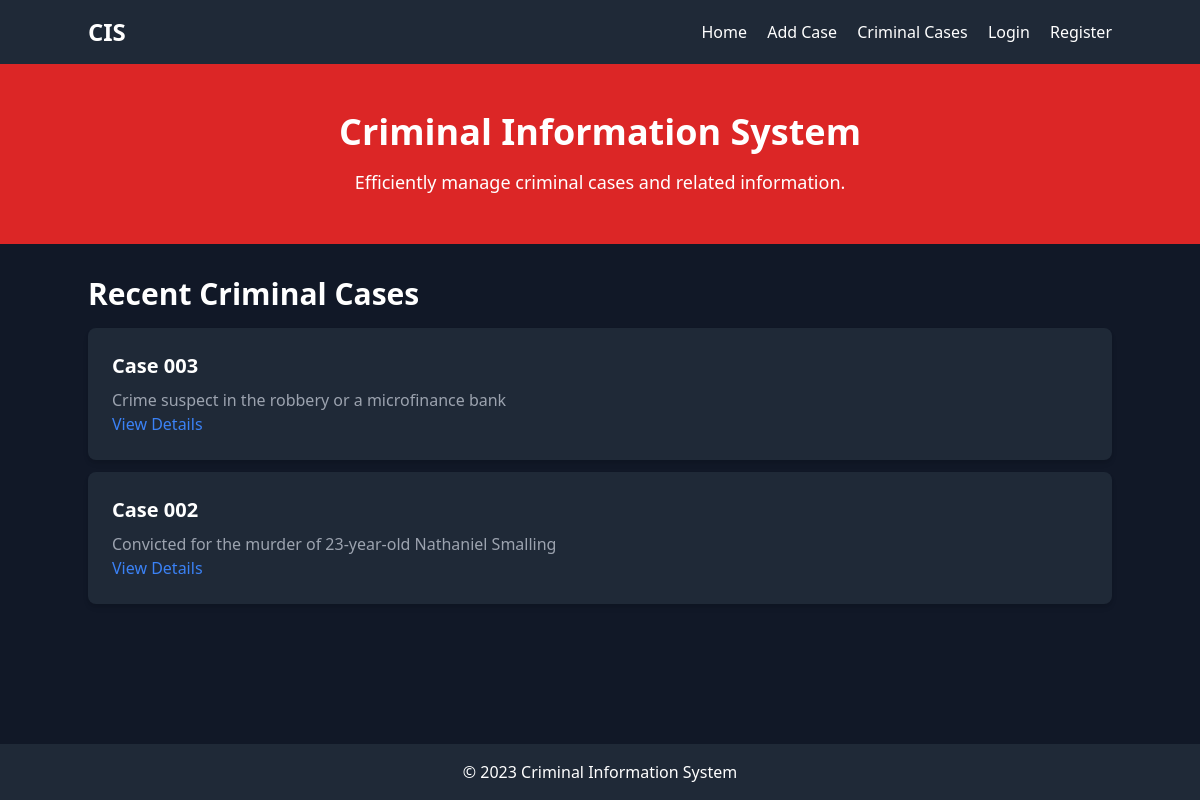
The page / on the database its author committed.
### base/models.py (models this page shows, shortened)
class CriminalCase(models.Model):
    case_number = models.CharField(max_length=20)
    individual = models.ForeignKey(Criminal, on_delete=models.CASCADE)
    description = models.TextField()
    date_reported = models.DateTimeField(auto_now_add=True)
    reported_by = models.ForeignKey(User, on_delete=models.CASCADE)
    created_at = models.DateTimeField(auto_now_add=True)
    location = models.CharField(max_length=1000)

### base/views.py (the view)
# urls.py: path('', views.home, name='home'),
def home(request):
    cases = CriminalCase.objects.order_by('-created_at')[:5]
    return render(request, 'home.html', {'cases': cases})

### templates/home.html
{% extends 'base.html' %} {% block content %}
<header class="bg-red-600 p-12 text-center">
  <h1 class="text-4xl font-bold mb-4">Criminal Information System</h1>
  <p class="text-lg">
    Efficiently manage criminal cases and related information.
  </p>
</header>
<main class="container mx-auto my-8">
  <section class="mb-8">
    <h2 class="text-3xl font-bold mb-4">Recent Criminal Cases</h2>
    {% for case in cases %}
    <div class="bg-gray-800 p-6 rounded-lg shadow-md mb-3">
      <h3 class="text-xl font-bold mb-2">Case {{ case.case_number }}</h3>
      <p class="text-gray-400">{{ case.description }}</p>
      <a
        href="{% url 'criminal_detail' case.case_number %}"
        class="text-blue-500 hover:underline"
        >View Details</a
      >
    </div>
    {% endfor %}
  </section>
</main>
{% endblock content %}

### templates/base.html (style rules this page uses)
body { min-height: 100vh; display: flex; flex-direction: column; }
main { flex: 1; }

### rows shown on the page
CriminalCase: case_number "003", description "Crime suspect in the robbery or a microfinance bank"
CriminalCase: case_number "002", description "Convicted for the murder of 23-year-old Nathaniel Smalling"
